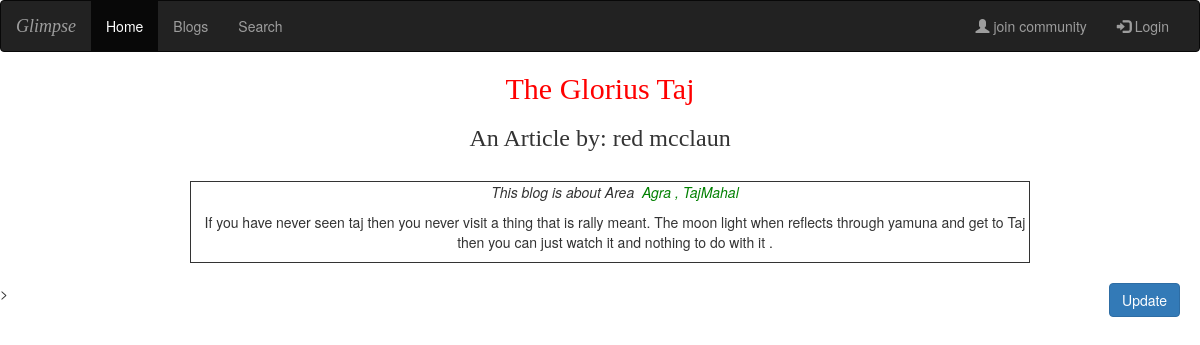
Page /blog/1/ on the committed database.
### blog/models.py (models this page shows, shortened)
class Article(models.Model):
	article_name = models.CharField(max_length =100)
	author = models.CharField(max_length =100)
	area = models.CharField(max_length = 100)
	content = models.TextField()

### blog/views.py (the view)
# urls.py: path('blog/<int:id>/',ArticleDetailView.as_view(),name=  'article-detail'),
class ArticleDetailView(DetailView):
	template_name = "blog/article_detail.html"
	queryset = Article.objects.all()
	def get_object(self):
		id_ =  self.kwargs.get("id")
		return get_object_or_404(Article, id =  id_)

### blog/templates/blog/article_detail.html (shortened to what this page needs)
  <link rel="stylesheet" href="https://maxcdn.bootstrapcdn.com/bootstrap/3.4.0/css/bootstrap.min.css">
  <link rel="stylesheet" href="https://maxcdn.bootstrapcdn.com/bootstrap/3.4.0/css/bootstrap.min.css">
{% include 'nav.html'%}
<center><h2><span style="color: red;font-family: fantasy;">{{article.article_name}}</span></h2>
<span style="font-family: cursive;"><h3>An Article by: {{article.author}}</h3></span></center>
 <center>
<div class="content">
	<p><i> This blog is about Area  &nbsp;<span style="color:green">{{article.area}}</span></i></p>
<p>{{article.content}}</p>
</div>
</center>
<button class="btn btn-primary"><a href="http://127.0.0.1:8000/blog/{{article.id}}/update"><span style="color: white"> Update</span></a></button>
>

### blog/templates/blog/article_detail.html (style rules this page uses)
.content { width: 70%; border-width: 1px; border-style: solid; height: auto; padding-left: 10px; margin-left: 20px; }
.btn { float: right; margin-bottom: 20px; margin-right: 20px; }

### rows in the picture
Article: article_name "The Glorius Taj", author "red mcclaun", area "Agra , TajMahal", content "If you have never seen taj then you never visit a thing that is rally meant. The moon light when reflects through yamuna and get to Taj then you can just watch it and nothing to do with it ."
